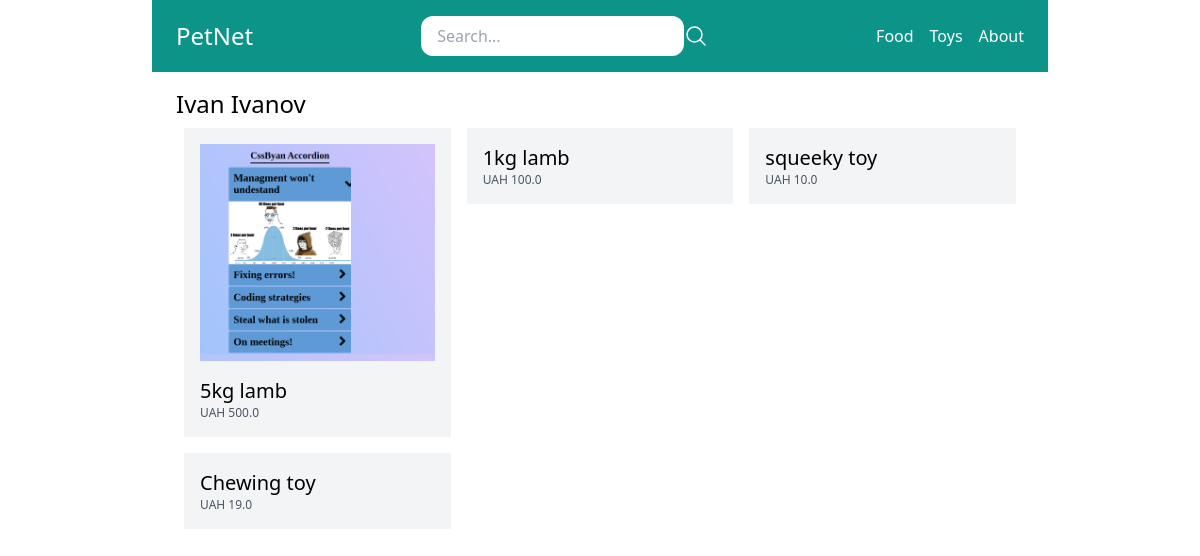
Page /vendors/1/ on the earlier database version.
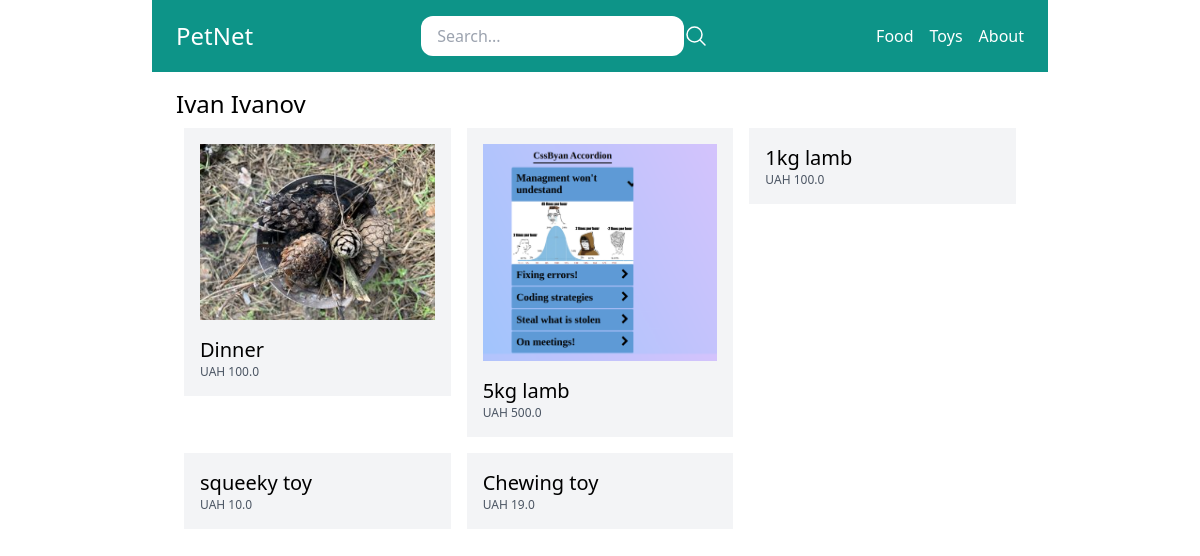
Same page on the later database version.
### store/models.py (models this page shows, shortened)
class Category(models.Model):
    title = models.CharField(max_length=50)
    slug = models.SlugField(max_length=50)
    class Meta:
        verbose_name = 'Category'
        verbose_name_plural = 'Categories'

class Product(models.Model):
    DRAFT = 'draft'
    WAITING_APPROVAL = 'waitingapproval'
    ACTIVE = 'active'
    DELETED = 'deleted'
    STATUS_CHOICES = (
        (DRAFT, 'Draft'),
        (WAITING_APPROVAL, 'Waiting approval'),
        (ACTIVE, 'Active'),
        (DELETED, 'Deleted'),
    )
    user = models.ForeignKey(User, related_name='products', on_delete=models.CASCADE)
    category = models.ForeignKey(Category, related_name='products', on_delete=models.CASCADE)
    title = models.CharField(max_length=50)
    slug = models.SlugField(max_length=50)
    description = models.TextField(blank=True)
    price = models.IntegerField()
    image = models.ImageField(upload_to='uploads/product_images', blank=True, null=True)
    thumbnail = models.ImageField(upload_to='uploads/product_images/thumbnail', blank=True, null=True)
    created_at = models.DateTimeField(auto_now_add=True)
    updated_at = models.DateTimeField(auto_now=True)
    status = models.CharField(max_length=50, choices=STATUS_CHOICES, default=ACTIVE)
    class Meta:
        ordering = ("-created_at",)
    def get_display_price(self):
        return self.price / 100

### userprofile/views.py (the view)
# urls.py: path('vendors/<int:pk>/', views.vendor_detail, name='vendor_detail'),
def vendor_detail(request, pk):
    user = User.objects.get(pk=pk)
    products = user.products.filter(status=Product.ACTIVE)
    return render(request, 'userprofile/vendor_detail.html', {
        'user': user,
        'products': products,
    })

### store/templatetags/menu.py (called while the page is built)
@register.inclusion_tag('core/menu.html')
def menu():
    categories = Category.objects.all()
    return {'categories': categories}

### userprofile/templates/userprofile/vendor_detail.html (shortened to what this page needs)
{% extends 'core/base.html' %}
{% block content %}
<h1 class="text-2xl">{% firstof user.get_full_name user.username %}</h1>
<div class="flex flex-wrap">
    {% for product in products %}
        <div class="product w-1/3 p-2">
            <div class="p-4 bg-gray-100">
                <a href="{% url 'product_detail' product.category.slug product.slug %}">
                    {% if product.image %}
                        <div class="image mb-4">
                            <img src="{{ product.image.url }}" alt="Image of {{ product.title }}">
                        </div>
                    {% endif %}
                    <h2 class="text-xl">{{ product.title }}</h2>
                    <p class="text-xs text-gray-600">UAH  {{ product.get_display_price }}</p>
                </a>
            </div>
        </div>
    {% endfor %}
    </div>
{% endblock %}

### core/templates/core/menu.html
{% for category in categories %}
<a href="{% url 'category_detail' category.slug %}" class="text-white">{{ category.title }}</a>
{% endfor %}
<a href="{% url 'about' %}" class="text-white">About</a>

Differences in the rows shown:
added Product: image (picture), title "Dinner", get_display_price "100.0"
